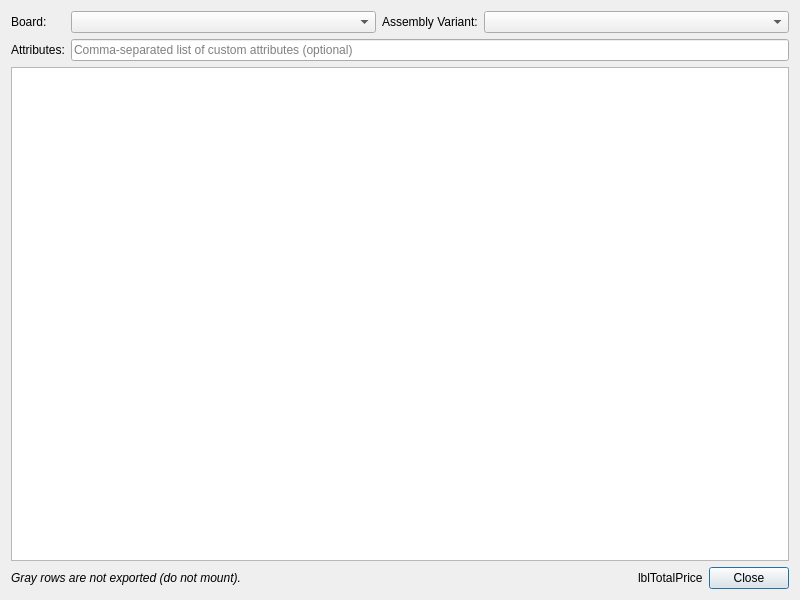
<?xml version="1.0" encoding="UTF-8"?>
<ui version="4.0">
 <class>librepcb::editor::BomReviewDialog</class>
 <widget class="QDialog" name="librepcb::editor::BomReviewDialog">
  <property name="geometry">
   <rect>
    <x>0</x>
    <y>0</y>
    <width>800</width>
    <height>600</height>
   </rect>
  </property>
  <property name="windowTitle">
   <string>Review BOM</string>
  </property>
  <layout class="QGridLayout" name="gridLayout" columnstretch="0,1,0,1">
   <item row="1" column="1" colspan="3">
    <widget class="QLineEdit" name="edtAttributes">
     <property name="text">
      <string notr="true"/>
     </property>
     <property name="placeholderText">
      <string>Comma-separated list of custom attributes (optional)</string>
     </property>
    </widget>
   </item>
   <item row="0" column="0">
    <widget class="QLabel" name="label_2">
     <property name="text">
      <string>Board:</string>
     </property>
    </widget>
   </item>
   <item row="1" column="0">
    <widget class="QLabel" name="label_3">
     <property name="text">
      <string>Attributes:</string>
     </property>
    </widget>
   </item>
   <item row="3" column="0" colspan="4">
    <layout class="QHBoxLayout" name="horizontalLayout_2">
     <item>
      <widget class="QLabel" name="lblNote">
       <property name="sizePolicy">
        <sizepolicy hsizetype="Expanding" vsizetype="Preferred">
         <horstretch>0</horstretch>
         <verstretch>0</verstretch>
        </sizepolicy>
       </property>
       <property name="font">
        <font>
         <italic>true</italic>
        </font>
       </property>
       <property name="text">
        <string>Gray rows are not exported (do not mount).</string>
       </property>
      </widget>
     </item>
     <item>
      <widget class="QLabel" name="lblTotalPrice">
       <property name="sizePolicy">
        <sizepolicy hsizetype="Fixed" vsizetype="Preferred">
         <horstretch>0</horstretch>
         <verstretch>0</verstretch>
        </sizepolicy>
       </property>
       <property name="text">
        <string notr="true">lblTotalPrice</string>
       </property>
      </widget>
     </item>
     <item>
      <widget class="QDialogButtonBox" name="buttonBox">
       <property name="sizePolicy">
        <sizepolicy hsizetype="Fixed" vsizetype="Fixed">
         <horstretch>0</horstretch>
         <verstretch>0</verstretch>
        </sizepolicy>
       </property>
       <property name="orientation">
        <enum>Qt::Orientation::Horizontal</enum>
       </property>
       <property name="standardButtons">
        <set>QDialogButtonBox::StandardButton::Close</set>
       </property>
      </widget>
     </item>
    </layout>
   </item>
   <item row="0" column="2">
    <widget class="QLabel" name="lblAssemblyVariant">
     <property name="text">
      <string>Assembly Variant:</string>
     </property>
    </widget>
   </item>
   <item row="0" column="1">
    <widget class="QComboBox" name="cbxBoard"/>
   </item>
   <item row="0" column="3">
    <widget class="QComboBox" name="cbxAssemblyVariant"/>
   </item>
   <item row="2" column="0" colspan="4">
    <widget class="QTableWidget" name="tableWidget">
     <property name="sizePolicy">
      <sizepolicy hsizetype="Expanding" vsizetype="Expanding">
       <horstretch>0</horstretch>
       <verstretch>1</verstretch>
      </sizepolicy>
     </property>
     <property name="verticalScrollMode">
      <enum>QAbstractItemView::ScrollMode::ScrollPerPixel</enum>
     </property>
     <property name="horizontalScrollMode">
      <enum>QAbstractItemView::ScrollMode::ScrollPerPixel</enum>
     </property>
    </widget>
   </item>
  </layout>
 </widget>
 <tabstops>
  <tabstop>cbxBoard</tabstop>
  <tabstop>edtAttributes</tabstop>
  <tabstop>tableWidget</tabstop>
 </tabstops>
 <resources/>
 <connections/>
</ui>
